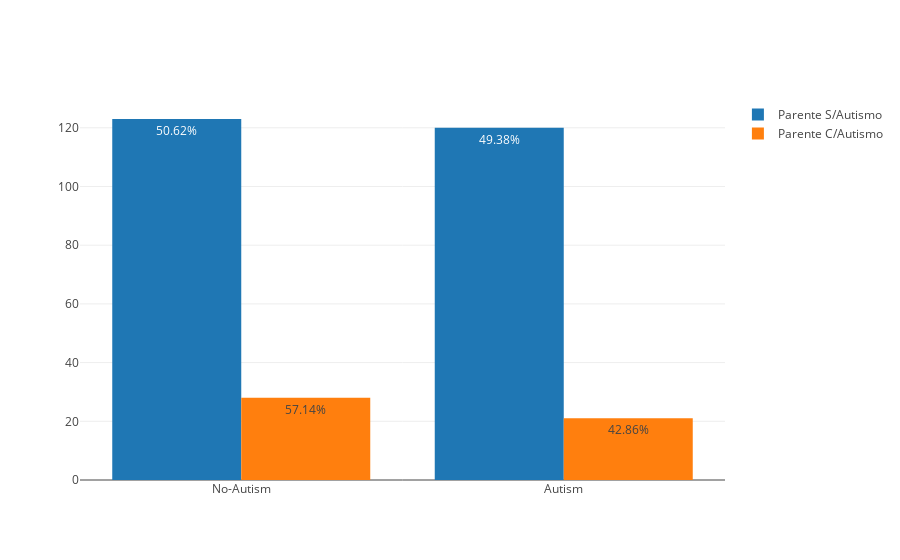

Notebook source saved alongside this figure:
### Markdown cell above
### Herança genética das crianças com autismo

O fato de ter alguém com autismo na família pode indicar que outras pessoas nessa família teram autismo?

### Code cell
# Agrupando casos de autismo em parentes com os pacientes analisados do dataset
parentes = df.groupby('austim')['Class/ASD'].value_counts()

# Criando gráfico para visualização
trace_psa = go.Bar(x = new_x,
                  y = list(parentes[:2]),
                  text = porcentagem(list(parentes[:2])),
                  textposition = 'auto',
                  name = 'Parente S/Autismo')

trace_pca = go.Bar(x = new_x,
                  y = list(parentes[2:]),
                  text = porcentagem(list(parentes[2:])),
                  textposition = 'auto',
                  name = 'Parente C/Autismo')

data3 = [trace_psa,trace_pca]

layout2 = go.Layout(barmode = 'group')

fig2 = go.Figure(data=data3, layout = layout2)

py.iplot(fig2)

### Figure 1 — Plotly figure (JSON) as saved in the notebook; plotly's stock layout.template omitted (floating-point values rounded to 4 significant figures)
{"data": [{"name": "Parente S/Autismo", "text": ["50.62%", "49.38%"], "textposition": "auto", "type": "bar", "uid": "c60451e4-55e3-48c7-95e3-090602e6958f", "x": ["No-Autism", "Autism"], "y": [123, 120]}, {"name": "Parente C/Autismo", "text": ["57.14%", "42.86%"], "textposition": "auto", "type": "bar", "uid": "88900fbb-f647-49bf-acd9-cf4fb467d665", "x": ["No-Autism", "Autism"], "y": [28, 21]}], "layout": {"barmode": "group"}}
